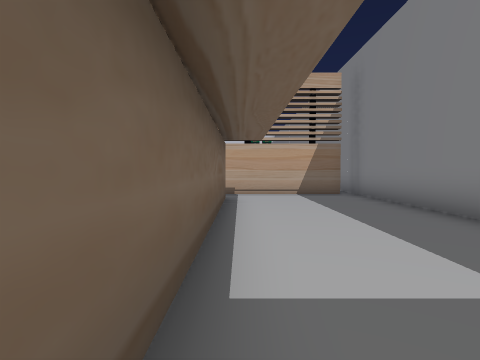
[1] (above)

22 first-person views from a walk through a 3-D level made in the Unity game engine. The camera is 1.5 m above the floor, tilts 2° down and sees 80° across. The floor is counted in squares, 2 m on a side. Each view is taken from the middle of a square. On the plan, view 1 faces up. The plan holds only what a view shows up to about 10 squares ahead; the rest is blank. The place goes on beyond the plan. The player character is not drawn. Some animated figures are left out. Some surface patterns are stand-ins.

[2]
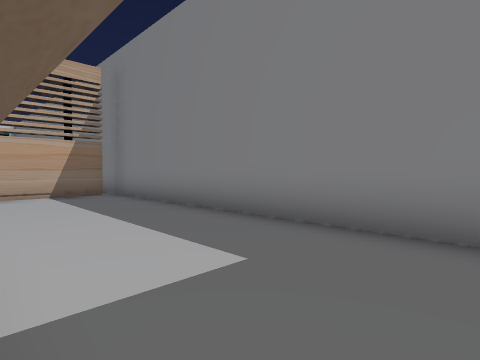

[3]
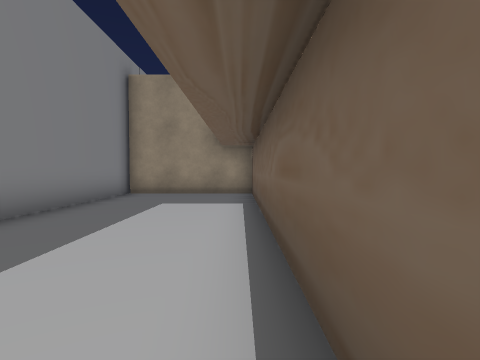

[4]
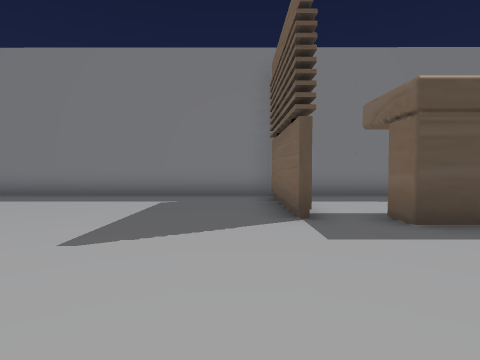

[5]
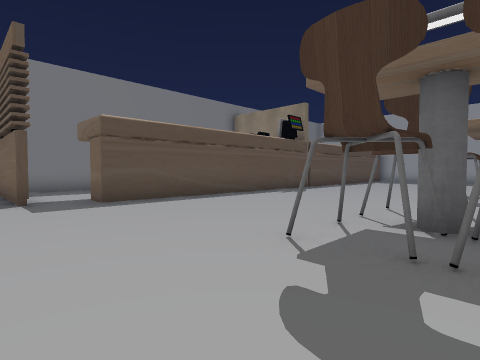

[6]
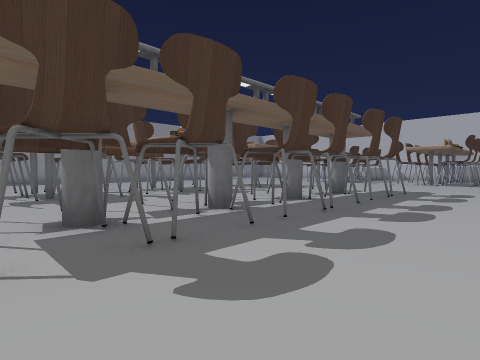

[7]
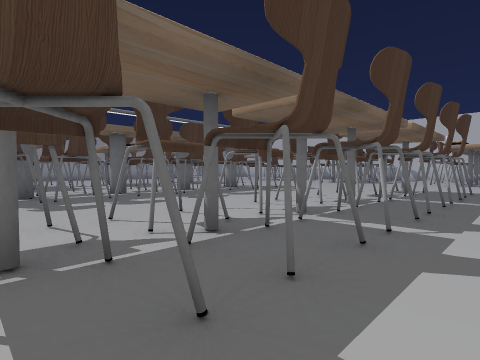

[8]
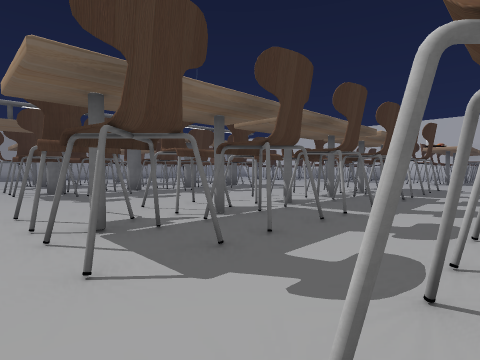

[9]
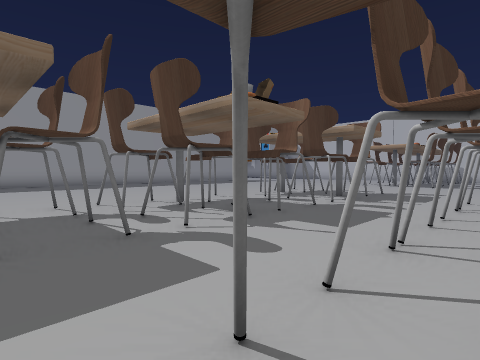

[10]
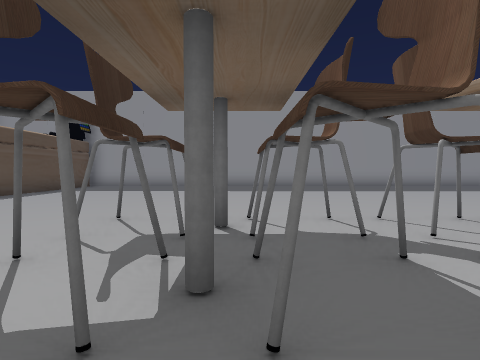

[11]
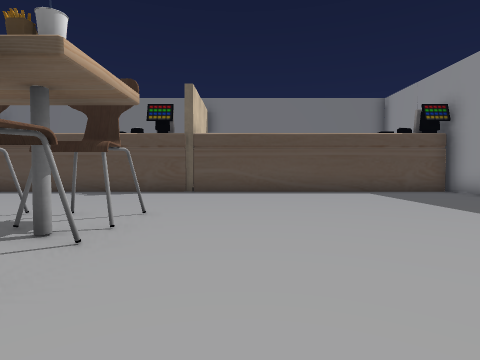

[12]
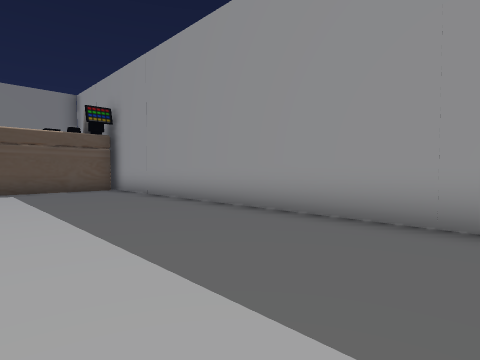

[13]
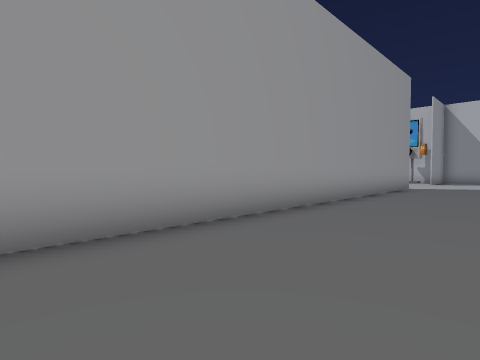

[14]
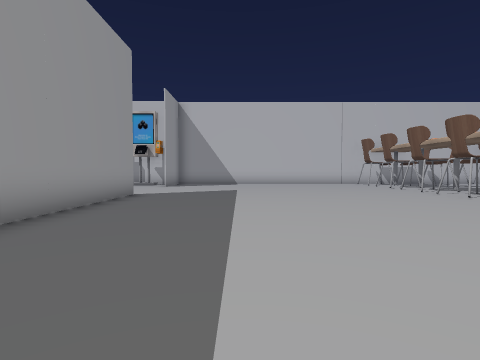

[15]
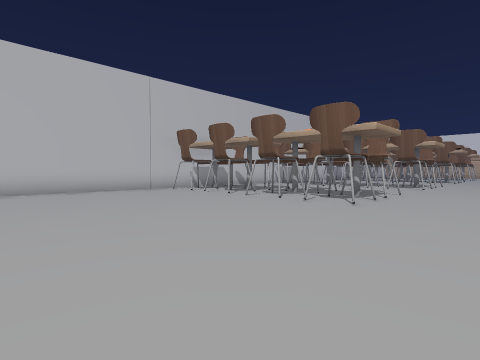

[16]
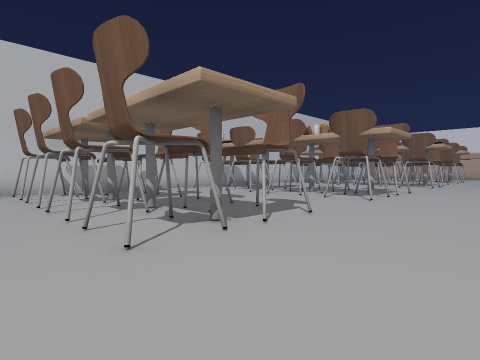

[17]
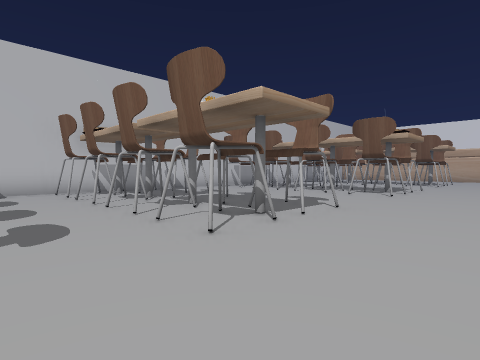

[18]
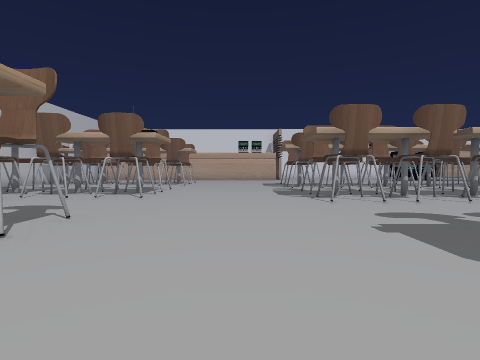

[19]
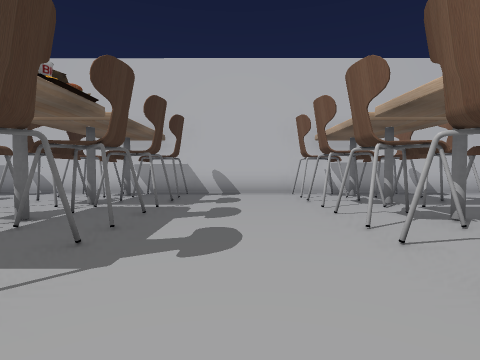

[20]
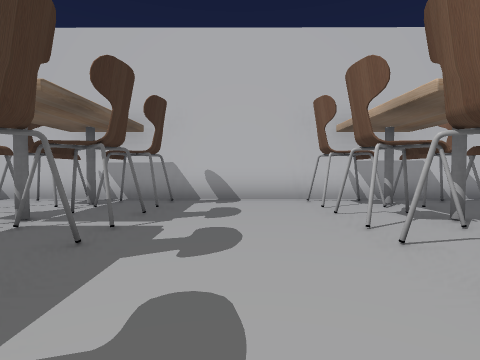

[21]
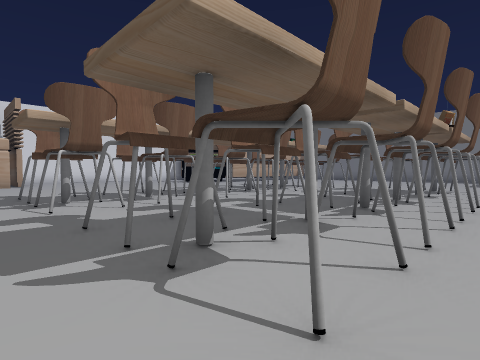

[22]
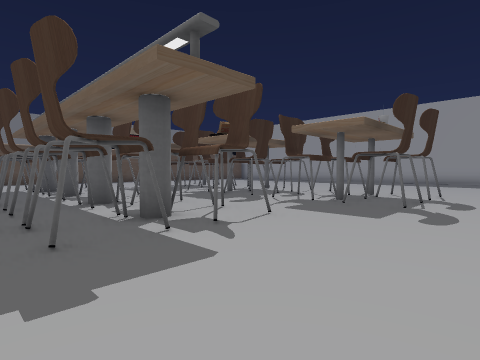

### Floor plan
Points are (right, up) in squares from view 1. A wall is a line through its corners. A room is listed if a view was taken in it or the views show most of it. See-through windows are left out.
Room 1 (views 1, 2, 3)
walls: (-0.4, 7.6) (-0.4, -1.1) (3.6, -1.1) (3.6, 9.1); (3.2, 8.9) (-0.5, 8.9)
ways out: opening at (0, 8) to room 2
Room 2 (views 4, 5, 6, 7, 8, 9, 10, 11, 12, 13, 14, 15, 16, 17, 18, 19, 20, 21, 22)
walls: (-22.8, -10.3) (-1.1, -10.3) (-1.1, 7.6) (-0.4, 7.6); (-0.6, 9.1) (3.1, 9.1); (-29.5, -3.3) (-29.5, -6.2); (3.6, 9.1) (3.6, 16.5); (-29.4, 16.6) (-29.5, -1.2)
ways out: opening at (0, 8) to room 1
objects: chair (-29, -1) to (-28, 0); chair (-29, 1) to (-28, 2); chair (-29, 5) to (-28, 6); chair (-29, 7) to (-28, 8); chair (-29, 12) to (-28, 13); chair (-29, 14) to (-28, 15); chair (-27, -1) to (-26, 0); chair (-27, 1) to (-26, 2); chair (-27, 5) to (-26, 6); chair (-27, 7) to (-26, 8); chair (-27, 12) to (-26, 13); chair (-27, 14) to (-26, 15); chair (-25, -1) to (-24, 0); chair (-25, 1) to (-24, 2); chair (-25, 5) to (-24, 6); chair (-25, 7) to (-24, 8); chair (-25, 12) to (-24, 13); chair (-25, 14) to (-24, 15); chair (-23, -1) to (-22, 0); chair (-23, 1) to (-22, 2); chair (-23, 5) to (-22, 6); chair (-23, 7) to (-22, 8); chair (-23, 12) to (-22, 13); chair (-23, 14) to (-22, 15); chair (-17, -1) to (-16, 0); chair (-17, 1) to (-16, 2); chair (-17, 11) to (-16, 12); chair (-17, 13) to (-16, 14); chair (-17, 16); chair (-16, 4) to (-15, 5); table (-16, 6); chair (-15, -1) to (-14, 0); chair (-15, 1) to (-14, 2); chair (-15, 6); chair (-15, 11) to (-14, 12); chair (-15, 13) to (-14, 14); chair (-15, 16); chair (-14, 4) to (-13, 5); chair (-14, 6) to (-13, 7); chair (-13, -1) to (-12, 0); table (-13, 6); chair (-13, 11) to (-12, 12); chair (-13, 13) to (-12, 14); chair (-13, 16); chair (-12, 1); chair (-12, 4); chair (-12, 6); chair (-11, -1) to (-10, 0); chair (-11, 1) to (-10, 2); chair (-11, 4) to (-10, 5); table (-11, 6); chair (-11, 11) to (-10, 12); chair (-11, 13) to (-10, 14); chair (-11, 16); chair (-10, 6); chair (-9, -1) to (-8, 0); chair (-9, 1) to (-8, 2); chair (-9, 4) to (-8, 5); chair (-9, 6) to (-8, 7); chair (-9, 11) to (-8, 12); chair (-9, 13) to (-8, 14); chair (-9, 16); chair (-7, -1) to (-6, 0); chair (-7, 1) to (-6, 2); chair (-7, 4) to (-6, 5); chair (-7, 6); chair (-7, 11) to (-6, 12); chair (-7, 13) to (-6, 14); chair (-7, 16); table (-6, 6)

Positions as (right, up) in squares from view 1, and headings:
1: (0, 0), facing up
2: (0, 0), facing up-right
3: (0, 8), facing down
4: (-5, 10), facing right
5: (-8, 10), facing down-right
6: (-6, 10), facing down-left
7: (-6, 15), facing down-left
8: (-5, 16), facing down-left
9: (-8, 5), facing down-left
10: (-8, 3), facing down
11: (-11, -3), facing right
12: (-12, -6), facing down-right
13: (-10, -7), facing down-left
14: (-14, -7), facing left
15: (-19, -7), facing up-left
16: (-19, -2), facing up-left
17: (-19, 3), facing up-left
18: (-19, 4), facing up
19: (-20, 10), facing left
20: (-22, 10), facing left
21: (-18, 10), facing up-right
22: (-19, 8), facing down-right
